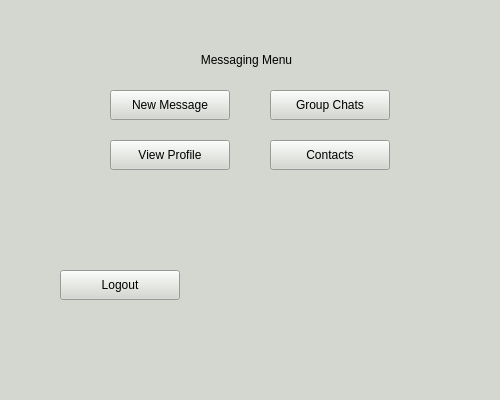
<?xml version="1.0" encoding="UTF-8"?>
<ui version="4.0">
 <class>MenuWindow</class>
 <widget class="QWidget" name="MenuWindow">
  <property name="geometry">
   <rect>
    <x>0</x>
    <y>0</y>
    <width>500</width>
    <height>400</height>
   </rect>
  </property>
  <property name="windowTitle">
   <string>Form</string>
  </property>
  <property name="styleSheet">
   <string notr="true">background-color: rgb(211, 215, 207);</string>
  </property>
  <widget class="QStackedWidget" name="stackedWidget">
   <property name="geometry">
    <rect>
     <x>0</x>
     <y>0</y>
     <width>500</width>
     <height>400</height>
    </rect>
   </property>
   <property name="currentIndex">
    <number>0</number>
   </property>
   <widget class="QWidget" name="page">
    <widget class="QPushButton" name="NewMessageButton">
     <property name="geometry">
      <rect>
       <x>110</x>
       <y>90</y>
       <width>120</width>
       <height>30</height>
      </rect>
     </property>
     <property name="text">
      <string>New Message</string>
     </property>
    </widget>
    <widget class="QPushButton" name="GroupChatButton">
     <property name="geometry">
      <rect>
       <x>270</x>
       <y>90</y>
       <width>120</width>
       <height>30</height>
      </rect>
     </property>
     <property name="text">
      <string>Group Chats</string>
     </property>
    </widget>
    <widget class="QPushButton" name="ViewProfileButton">
     <property name="geometry">
      <rect>
       <x>110</x>
       <y>140</y>
       <width>120</width>
       <height>30</height>
      </rect>
     </property>
     <property name="text">
      <string>View Profile</string>
     </property>
    </widget>
    <widget class="QPushButton" name="ContactsButton">
     <property name="geometry">
      <rect>
       <x>270</x>
       <y>140</y>
       <width>120</width>
       <height>30</height>
      </rect>
     </property>
     <property name="text">
      <string>Contacts</string>
     </property>
    </widget>
    <widget class="QPushButton" name="LogoutButton">
     <property name="geometry">
      <rect>
       <x>60</x>
       <y>270</y>
       <width>120</width>
       <height>30</height>
      </rect>
     </property>
     <property name="text">
      <string>Logout</string>
     </property>
    </widget>
    <widget class="QLabel" name="MenuTitle">
     <property name="geometry">
      <rect>
       <x>186</x>
       <y>50</y>
       <width>121</width>
       <height>20</height>
      </rect>
     </property>
     <property name="text">
      <string>Messaging Menu</string>
     </property>
     <property name="alignment">
      <set>Qt::AlignCenter</set>
     </property>
    </widget>
   </widget>
  </widget>
 </widget>
 <resources/>
 <connections/>
</ui>
